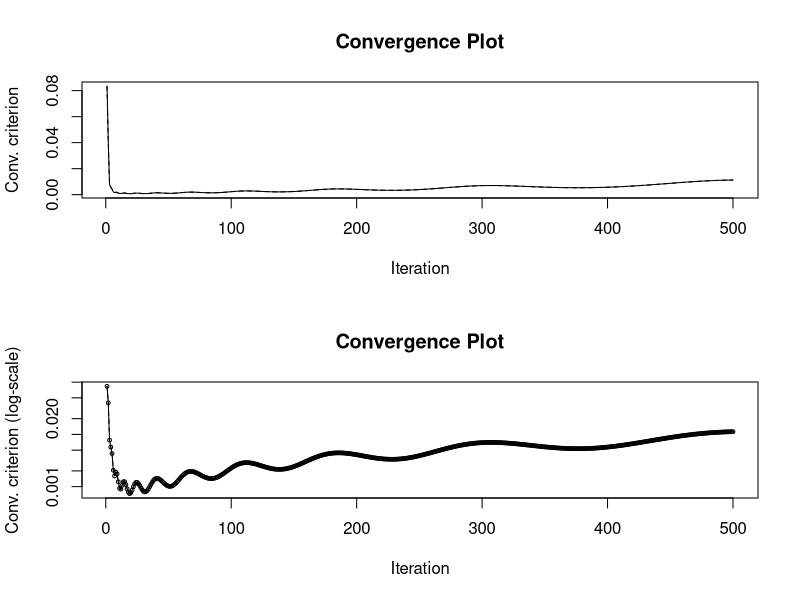

This chart was generated by the following R code:
# --------------------------------------------------------------
# Computational Statistics
# Homework 1
# Name: Leon Löppert
# --------------------------------------------------------------

# Load dependencies ----
library(pracma)

# Problem 1.1 Conjugate Gradient Algorithm ----

CG <-
  function(A, b, x) {
    r <- b - A %*% x  # Initialize residual vector
    p <- r
    j <- 0
    
    conv <- Norm(r)
    
    if(all(b == 0)) {
      error <- Norm(r, Inf)
    }
    
    cat("Starting Conguate Gradient algorithm...\n")
    while (((Norm(r) / Norm(b)) > 1e-14) && j < 500) {
      alpha <- crossprod(r) / (t(p) %*% A %*% p)
      x <- x + c(alpha) * p
      rnew <- r - c(alpha) * (A %*% p)
      beta <- crossprod(rnew) / crossprod(r)
      p <- rnew + c(beta) * p
      r <- rnew
      j <- j + 1
      
      conv[j] <- Norm(r) / Norm(b)
      
      if(all(b == 0)) {
        err[j] <- Norm(x, Inf)
      }
      cat(sprintf('It. %3.0f: %20.16e', j, conv[j]), "\n")
    }
    cat("...finished!\n")
    cat("The solution for x is:", x, "\n")

    par(mfrow = c(2, 1))
    
    plot(
      1:j,
      conv,
      type = 'l',
      col = 'black',
      main = 'Convergence Plot',
      xlab = 'Iteration',
      ylab = 'Conv. criterion', cex = 0.5
    )
    lines(1:j, conv, lty = 2, col = 'black')
    
    plot(
      1:j,
      conv,
      type = 'o',
      log = 'y',
      col = 'black',
      main = 'Convergence Plot',
      xlab = 'Iteration',
      ylab = 'Conv. criterion (log-scale)',
      cex = 0.5
    )
    lines(1:j, conv, lty = 2, col = 'black')
    
    return(list(conv = conv, x = x))
  }


# Testing algorithm ----
A <- matrix(c(4, 1, 2, 3), nrow = 2, byrow = TRUE)
x <- c(1, 2)
b <- A %*% x

x0 <- c(0,0)

CG_results <- CG(A, b, x0)
#CG_results

R_solver_results <- solve(A, b)
R_solver_results



